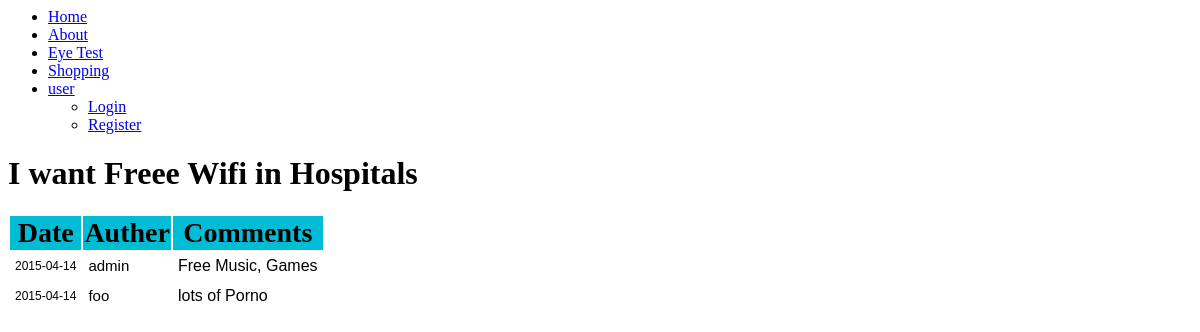
The page /posts.php?topic_id=6&topic_title=I want Freee Wifi in Hospitals on the database its author committed.
### tables this page shows
CREATE TABLE IF NOT EXISTS `posts` (
`post_id` int(8) NOT NULL,
  `topic_id` int(8) NOT NULL,
  `post_content` text NOT NULL,
  `post_auther` varchar(50) NOT NULL,
  `post_date` date NOT NULL
);

### include/core.php (the view, shortened to what this page needs)
<?php
    function dbConnect(){
        $host = "localhost";
        $username = "root";
        $password = "precious";
        $database = "forum";
        $conn = new mysqli($host, $username, $password, $database);
        if($conn->connect_error){
            die("</br> Connection Failed ".$conn->connect_error);
        }
        else{
            return $conn;
        }
    }
    function fetchList($myList,$listId,$headName){
        $conn = dbConnect();
        if($myList=="category" && $listId=="all"){
            $sql_query = "SELECT * FROM categories";
            $resultSet = $conn->query($sql_query);
            $cat_id = "";
            $count = "";
            $cat_name = "";
            $cat_description = "";
            if($resultSet->num_rows > 0){
                while($row = $resultSet->fetch_assoc()){
                    $cat_id = $row['cat_id'];
                    $cat_name = $row['cat_name'];
                    $cat_description = $row['cat_description'];
                    $count = getCount("topics",$cat_id);
                    echo "<tr>
                    <td><a href=\"topicList.php?cat_id=".$cat_id."&cat_name=".$cat_name."\">".$cat_name."</br>
                    <span class=\"desc\">".$cat_description."</span></td>
                    <td>".$count."</td>
                    <td class=\"icons\" >
                    <form method=\"post\" action=\"update.php\">
                            <input type=\"hidden\" name=\"id\" value=\"".$cat_id."\">
                            <input type=\"hidden\" name=\"name\" value=\"".$cat_name."\">
                            <input type=\"hidden\" name=\"description\" value=\"".$cat_description."\">
                            <input type=\"hidden\" name=\"type\" value=\"categories\">
                           <button type=\"submit\" class=\"fa fa-pencil fa-1g icons\" ></button>
                    </form>
                    </td>
                    </tr>";
                }
                $conn->close();
                return;
            }
        }
        elseif($myList == "posts"){
            $tableHeader = "<table class=\"tab\">
                           <tr>
                           <th class=\"three\">Date</th>
                           <th class=\"two\">Auther</th>
                           <th class=\"one\">Comments</th>
                           </tr>";
            echo $headName;
            echo $tableHeader;
            $sql_query = "SELECT * FROM posts WHERE topic_id = '$listId'";
            $resultSet = $conn->query($sql_query);
            if($resultSet->num_rows > 0){
                while($row = $resultSet->fetch_assoc()){
                    $post = $row['post_content'];
                    $auther = $row['post_auther'];
                    $p_date = $row['post_date'];
                    echo "<tr>
                                <td class=\"dt\">".$p_date."</td>
                                <td class=\"auther\">".$auther."</td>
                                <td>".$post."</td>";
                    echo "</tr>";
                }
                return;
            }
        }
    }
?>

### posts.php (style rules this page uses)
th { background: #00bcd4; text-shadow: none; font-size: 28px; }
td { padding: 5px 5px; text-align: justify; font-family: 'Ubuntu Mono', sans-serif; }
.dt { font-size: 12px; }
.auther { font-size: 15px; }

### rows shown on the page
posts: post_date "2015-04-14", post_auther "admin", post_content "Free Music, Games"
posts: post_date "2015-04-14", post_auther "foo", post_content "lots of Porno"

### other values the page prints
$topic_title "I want Freee Wifi in Hospitals"
